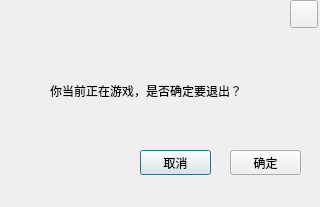
<?xml version="1.0" encoding="UTF-8"?>
<ui version="4.0">
 <class>ExitDialog</class>
 <widget class="QDialog" name="ExitDialog">
  <property name="geometry">
   <rect>
    <x>0</x>
    <y>0</y>
    <width>320</width>
    <height>207</height>
   </rect>
  </property>
  <property name="sizePolicy">
   <sizepolicy hsizetype="Fixed" vsizetype="Fixed">
    <horstretch>0</horstretch>
    <verstretch>0</verstretch>
   </sizepolicy>
  </property>
  <property name="windowTitle">
   <string>Dialog</string>
  </property>
  <property name="modal">
   <bool>true</bool>
  </property>
  <widget class="QPushButton" name="CancelBtn">
   <property name="geometry">
    <rect>
     <x>140</x>
     <y>150</y>
     <width>71</width>
     <height>25</height>
    </rect>
   </property>
   <property name="text">
    <string>取消</string>
   </property>
  </widget>
  <widget class="QPushButton" name="OkBtn">
   <property name="geometry">
    <rect>
     <x>230</x>
     <y>150</y>
     <width>71</width>
     <height>25</height>
    </rect>
   </property>
   <property name="text">
    <string>确定</string>
   </property>
  </widget>
  <widget class="QLabel" name="label">
   <property name="geometry">
    <rect>
     <x>50</x>
     <y>60</y>
     <width>251</width>
     <height>61</height>
    </rect>
   </property>
   <property name="text">
    <string>你当前正在游戏，是否确定要退出？</string>
   </property>
  </widget>
  <widget class="QPushButton" name="CloseBtn">
   <property name="geometry">
    <rect>
     <x>290</x>
     <y>0</y>
     <width>28</width>
     <height>28</height>
    </rect>
   </property>
   <property name="sizePolicy">
    <sizepolicy hsizetype="Fixed" vsizetype="Fixed">
     <horstretch>0</horstretch>
     <verstretch>0</verstretch>
    </sizepolicy>
   </property>
   <property name="text">
    <string/>
   </property>
  </widget>
 </widget>
 <resources/>
 <connections/>
</ui>
